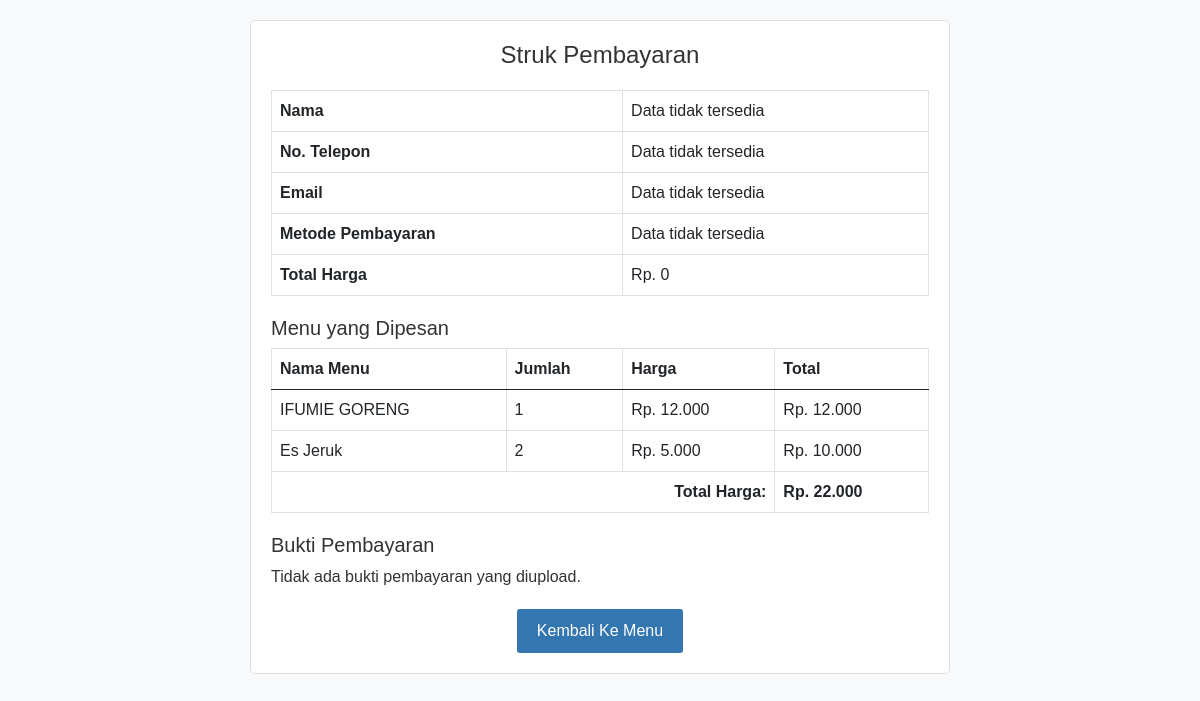
Before: /struk.php with the older database file.
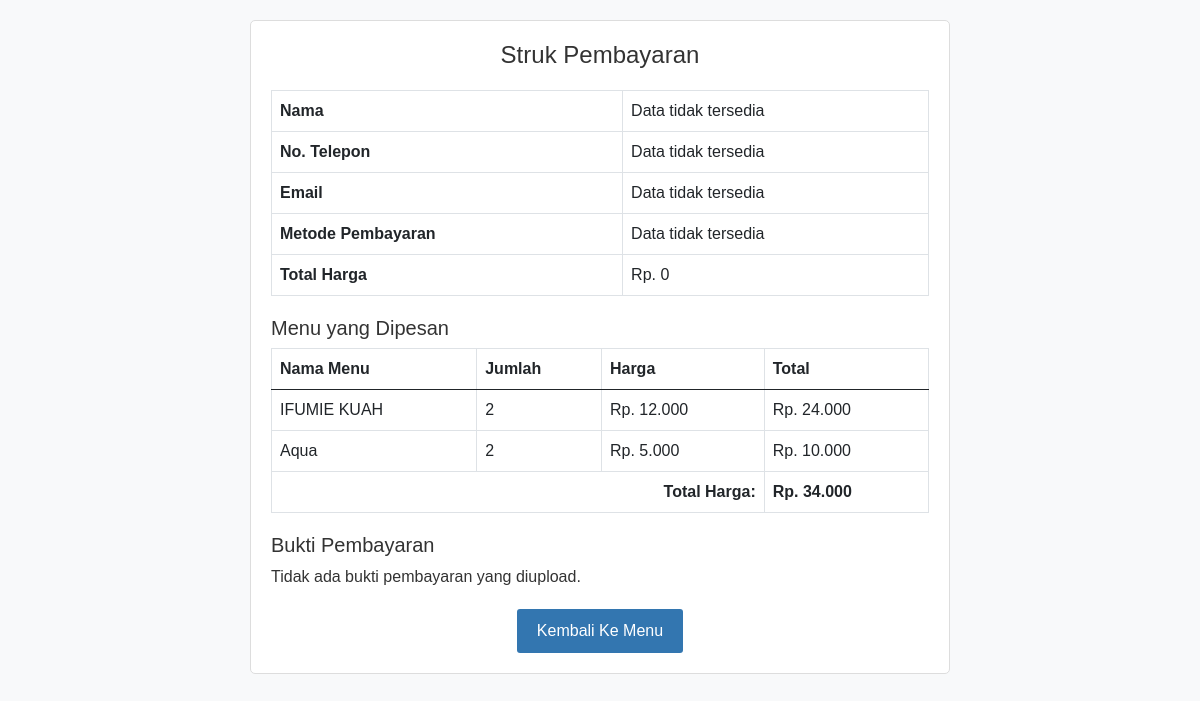
After: the same page with the newer database file.
### tables this page shows
CREATE TABLE `cart` (
  `id_cart` int(11) NOT NULL,
  `nama_menu` varchar(300) NOT NULL,
  `harga` decimal(10,0) NOT NULL,
  `jumlah` int(11) NOT NULL,
  `img` varchar(255) NOT NULL
);

### struk.php (the view, shortened to what this page needs)
<?php
include "./backend/koneksi.php";
$name = isset($_SESSION['name']) ? $_SESSION['name'] : 'Data tidak tersedia';
$number = isset($_SESSION['number']) ? $_SESSION['number'] : 'Data tidak tersedia';
$email = isset($_SESSION['email']) ? $_SESSION['email'] : 'Data tidak tersedia';
$payment_method = isset($_SESSION['payment_method']) ? $_SESSION['payment_method'] : 'Data tidak tersedia';
$grand_total = isset($_SESSION['grand_total']) ? $_SESSION['grand_total'] : 0;
?>
<!DOCTYPE html>
<html lang="en">
<head>
    <link href="https://cdn.jsdelivr.net/npm/bootstrap@5.0.2/dist/css/bootstrap.min.css" rel="stylesheet">
</head>
<body>
    <div class="container">
        <div class="header">
            <h1>Struk Pembayaran</h1>
        </div>
        <table class="table table-bordered">
            <tbody>
                <tr>
                    <th>Nama</th>
                    <td><?= htmlspecialchars($name); ?></td>
                </tr>
                <tr>
                    <th>No. Telepon</th>
                    <td><?= htmlspecialchars($number); ?></td>
                </tr>
                <tr>
                    <th>Email</th>
                    <td><?= htmlspecialchars($email); ?></td>
                </tr>
                <tr>
                    <th>Metode Pembayaran</th>
                    <td><?= htmlspecialchars($payment_method); ?></td>
                </tr>
                <tr>
                    <th>Total Harga</th>
                    <td>Rp. <?= number_format($grand_total, 0, ',', '.'); ?></td>
                </tr>
            </tbody>
        </table>
        <h5>Menu yang Dipesan</h5>
        <table class="table table-bordered">
            <thead>
                <tr>
                    <th>Nama Menu</th>
                    <th>Jumlah</th>
                    <th>Harga</th>
                    <th>Total</th>
                </tr>
            </thead>
            <tbody>
                <?php
                $select_cart = mysqli_query($koneksi, "SELECT * FROM `cart`");
                $grand_total = 0;
                if (mysqli_num_rows($select_cart) > 0) {
                    while ($fetch_cart = mysqli_fetch_assoc($select_cart)) {
                        $total_price = $fetch_cart['harga'] * $fetch_cart['jumlah'];
                        $grand_total += $total_price;
                ?>
                        <tr>
                            <td><?= htmlspecialchars($fetch_cart['nama_menu']); ?></td>
                            <td><?= $fetch_cart['jumlah']; ?></td>
                            <td>Rp. <?= number_format($fetch_cart['harga'], 0, ',', '.'); ?></td>
                            <td>Rp. <?= number_format($total_price, 0, ',', '.'); ?></td>
                        </tr>
                <?php
                    }
                } else {
                    echo "<tr><td colspan='4' class='text-center'>Tidak ada data</td></tr>";
                }
                ?>
                <tr>
                    <td colspan="3" class="text-end total">Total Harga:</td>
                    <td class="total">Rp. <?= number_format($grand_total, 0, ',', '.'); ?></td>
                </tr>
            </tbody>
        </table>
        <h5>Bukti Pembayaran</h5>
        <?php
        if (isset($_SESSION['file_path'])) {
            $file_path = $_SESSION['file_path'];
            if (file_exists($file_path)) {
                echo '<img src="' . htmlspecialchars($file_path) . '" alt="Bukti Pembayaran">';
            } else {
                echo '<p>Bukti pembayaran tidak ditemukan.</p>';
            }
        } else {
            echo '<p>Tidak ada bukti pembayaran yang diupload.</p>';
        }
        ?>
        <div class="footer">
            <a href="transaksi.php" class="btn">Kembali Ke Menu</a>
        </div>
    </div>
</body>
</html>

Changed rows visible on the page:
removed cart: nama_menu "IFUMIE GORENG", jumlah "1", harga "12.000", total_price "12.000"
removed cart: nama_menu "Es Jeruk", jumlah "2", harga "5.000", total_price "10.000"
added cart: nama_menu "IFUMIE KUAH", jumlah "2", harga "12.000", total_price "24.000"
added cart: nama_menu "Aqua", jumlah "2", harga "5.000", total_price "10.000"
Other visible differences:
$grand_total: "22.000" → "34.000"
